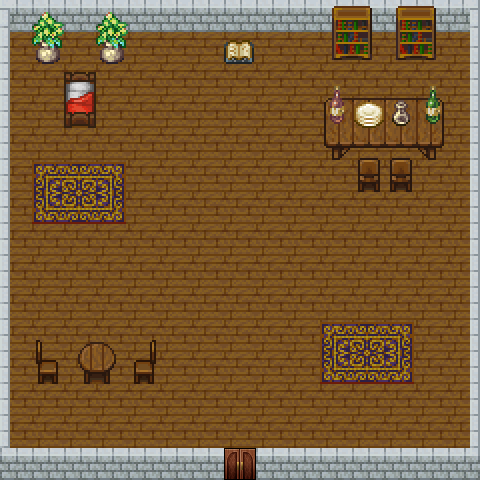

The image is a tile-based game level rendered from a .tmx file. Its description and source (layers, tilesets, objects; grid data summarised) follow:
An orthogonal 15x15 tile map with 32x32 px tiles, 6 tile layers (properties, Main Layer, Side Walls, Bed, ...), 5 tilesets.

<map version="1.0" orientation="orthogonal" width="15" height="15" tilewidth="32" tileheight="32">
 <tileset firstgid="1" name="tilesetformattedupdate1_0" tilewidth="32" tileheight="32">
  <image source="textures/8-bit_tileset2/tilesetformattedupdate1_0.png" width="576" height="384" />
 </tileset>
 <tileset firstgid="217" name="beige block" tilewidth="32" tileheight="32">
  <image source="textures/beige block.png" width="32" height="32" />
 </tileset>
 <tileset firstgid="218" name="Doors" tilewidth="32" tileheight="32">
  <image source="textures/AyenesTextures/Door4.png" width="384" height="512" />
 </tileset>
 <tileset firstgid="410" name="Door2" tilewidth="32" tileheight="32">
  <image source="textures/AyenesTextures/Door1.png" width="384" height="256" />
  <tile id="52">
   <properties>
    <property name="door" value="true" />
   </properties>
  </tile>
 </tileset>
 <tileset firstgid="506" name="properties_layer" tilewidth="32" tileheight="32">
  <image source="textures/properties_layer.jpg" width="480" height="480" />
  <tile id="0">
   <properties>
    <property name="blocked" value="true" />
   </properties>
  </tile>
  <tile id="2">
   <properties>
    <property name="door" value="true" />
    <property name="levelID" value="2" />
    <property name="startX" value="128" />
    <property name="startY" value="384" />
   </properties>
  </tile>
 </tileset>
 <layer name="properties" width="15" height="15">
  <data>[225 cells, 79 non-empty, 2 distinct tile ids]</data>
 </layer>
 <layer name="Main Layer" width="15" height="15">
  <properties>
   <property name="levelID" value="1" />
  </properties>
  <data>[225 cells, 225 non-empty, 7 distinct tile ids]</data>
 </layer>
 <layer name="Side Walls" width="15" height="15">
  <properties>
   <property name="levelID" value="1" />
  </properties>
  <data>[225 cells, 26 non-empty, 2 distinct tile ids]</data>
 </layer>
 <layer name="Bed" width="15" height="15">
  <properties>
   <property name="levelID" value="1" />
  </properties>
  <data>[225 cells, 2 non-empty, 2 distinct tile ids]</data>
 </layer>
 <layer name="Book Shelf" width="15" height="15">
  <properties>
   <property name="levelID" value="1" />
  </properties>
  <data>[225 cells, 25 non-empty, 19 distinct tile ids]</data>
 </layer>
 <layer name="Stuff " width="15" height="15">
  <properties>
   <property name="levelID" value="1" />
  </properties>
  <data>[225 cells, 27 non-empty, 17 distinct tile ids]</data>
 </layer>
</map>
